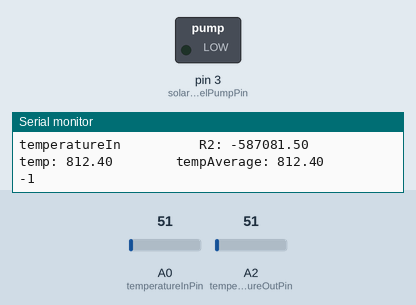
Recording of a sketch running on a simulated Arduino Uno, built with avr-gcc and run on an emulated ATmega328P. On the bench: switched loads named in the sketch (green lamp = pin HIGH), the last lines printed to the serial monitor. The test bench sets the inputs (shaded band); at power-on: A0 (temperatureInPin) = 51, A2 (temperatureOutPin) = 51.

Above: at 1.2 s.
1.3 s: A0 (temperatureInPin) set to 47
4.6 s: A0 (temperatureInPin) set to 41
6.1 s: A0 (temperatureInPin) set to 61
At 9.3 s:
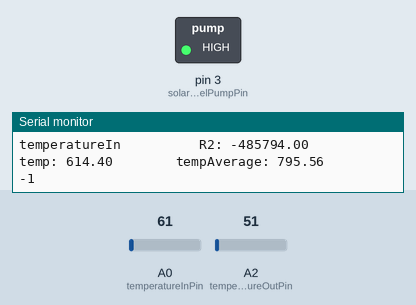
9.4 s: A0 (temperatureInPin) set to 30
At 10.1 s:
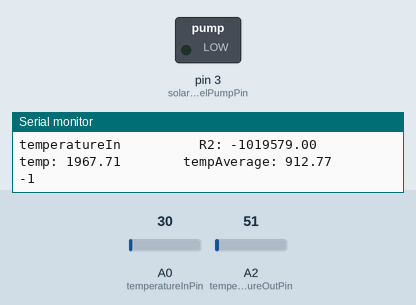
Timing chart, 0 to 12.2 s (numbered marks = the images above; inputs shaded):
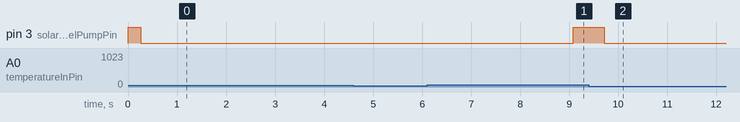

Measured:
- after the input at 6.1 s, pin 3 (solarPanelPumpPin): LOW → HIGH after 3.0 s
- after the input at 9.4 s, pin 3 (solarPanelPumpPin): HIGH → LOW after 0.32 s

The sketch:

ArduinoAtThePool.ino
```cpp
#include <SoftwareSerial.h>


//Ports

  int temperatureInPin = A0;
  int temperatureOutPin = A2;
  int solarPanelPumpPin = 3;
  int filterPumpPin = 1;

//Serial communication
  SoftwareSerial HC12(10, 11);         // HC-12 RX Pin, HC-12 TX Pin
  //byte incomingByte;
  //String HC12readBuffer = "";
  //String input;


//Variables
  int averageArrayLength = 10;
  float R1 = 100300;
  float R2 = 100300;
  float voltage = 5.27;
  int displayDelay = 500;
  unsigned long lastCurrentTime;

  struct dataToTransfer{
    bool automatic;                   // 1 byte
    bool solarPanelPumpStatus;        // 1 byte
    bool filterPanelPumpStatus;       // 1 byte
    int threeWayValveStatus;          // 2 byte
    int temperatureDeltaToTurnOn;     // 2
    int temperatureDeltaToTurnOff;    // 2
    float temperatureIn;              // 4
    float temperatureOut;             // 4
    };
  const int lengthdataToTransfer = 17; //with lengthdataToTransfer the sum of the length of the datatypes in the structure

  union inputFromPC {
    dataToTransfer currentStatus;
    byte pcLine[lengthdataToTransfer];
  };
  byte pcData[lengthdataToTransfer];
  inputFromPC dataset;

void setup() {
  //Serial
    Serial.begin(9600);                   // Open serial port to computer
  //HC12
    HC12.begin(9600);                     // Open serial port to HC12
  //Pinout
    pinMode(solarPanelPumpPin, OUTPUT);
    digitalWrite(solarPanelPumpPin, HIGH);
  //Instantiate a starting average temperature close to real temperature
    dataset.currentStatus.automatic = 1;
    dataset.currentStatus.solarPanelPumpStatus = 1;
    dataset.currentStatus.filterPanelPumpStatus =0;
    dataset.currentStatus.threeWayValveStatus = 0;
    dataset.currentStatus.temperatureDeltaToTurnOn = 5;
    dataset.currentStatus.temperatureDeltaToTurnOff = 1;
    dataset.currentStatus.temperatureIn = measurements(temperatureInPin, voltage, R2, dataset.currentStatus.temperatureIn, averageArrayLength);
    dataset.currentStatus.temperatureIn = dataset.currentStatus.temperatureIn*averageArrayLength;
    dataset.currentStatus.temperatureOut = measurements(temperatureOutPin, voltage, R2, dataset.currentStatus.temperatureOut, averageArrayLength);
    dataset.currentStatus.temperatureOut = dataset.currentStatus.temperatureOut*averageArrayLength;
}

void loop() {
  // Get The measurements
    Serial.print("temperatureOut " );
    dataset.currentStatus.temperatureOut = measurements(temperatureOutPin, voltage, R1, dataset.currentStatus.temperatureOut, averageArrayLength );
    Serial.print("temperatureIn  ");
    dataset.currentStatus.temperatureIn = measurements(temperatureInPin, voltage, R2, dataset.currentStatus.temperatureIn, averageArrayLength);
  //actions
    switch (dataset.currentStatus.automatic) {
      // out, not automatic
      case 0:
          //do nothing
        break;
      case 1:
          if (dataset.currentStatus.temperatureOut > (dataset.currentStatus.temperatureIn + dataset.currentStatus.temperatureDeltaToTurnOn)) {
            digitalWrite(solarPanelPumpPin, HIGH);
            dataset.currentStatus.solarPanelPumpStatus = 1;}
          else if (dataset.currentStatus.temperatureOut < (dataset.currentStatus.temperatureIn + dataset.currentStatus.temperatureDeltaToTurnOff)) {
            digitalWrite(solarPanelPumpPin, LOW);
            dataset.currentStatus.solarPanelPumpStatus = 0;}
        break;
      }
    //Reset value if nan
    nanReset();

  //send data to other arduino. If no HC12 present you can remove this code
    //readHC12();
    unsigned long currentTime = millis()-8;
    // write the data every displayDelay
      if ((currentTime - lastCurrentTime) > displayDelay)  {
        lastCurrentTime = currentTime;
        HC12.write("wtf gebeurd er hier");
        //writeHC12();
        }
     Serial.println(HC12.read());
  delay(500);
}


float measurements(int pinToRead, int voltage, int R1, float temperatureOldAverage, int averageLength) {
    float buffer, Vout, temperatureAverage, temperature, R2;
    int raw;
    raw = analogRead(pinToRead);
    buffer = raw * voltage;
    Vout = (buffer)/1024.0;
    buffer = (voltage/Vout) - 1;
    R2= R1 * buffer;
    temperature = 47.51 - 0.039136*R2/76 + 0.000007751993*R2/76*R2/76;
    temperatureAverage = temperatureOldAverage + 1.00000/averageLength*(temperature - temperatureOldAverage);
    Serial.println((String)"        R2: " + R2 +(String) "        temp: " + temperature +(String)"        tempAverage: "+ temperatureAverage );
    return temperatureAverage;}

void nanReset() {
  if (isnan(dataset.currentStatus.temperatureIn) and analogRead(temperatureInPin)> 20 ) {
    dataset.currentStatus.temperatureIn = measurements(temperatureInPin, voltage, R2, 0, averageArrayLength);
    dataset.currentStatus.temperatureIn = dataset.currentStatus.temperatureIn*averageArrayLength;}
  if (isnan(dataset.currentStatus.temperatureOut) and analogRead(temperatureOutPin)> 20) {
    dataset.currentStatus.temperatureOut = measurements(temperatureOutPin, voltage, R2, 0, averageArrayLength);
    dataset.currentStatus.temperatureOut = dataset.currentStatus.temperatureOut*averageArrayLength;}
}

void readHC12() {
   if (HC12.available() < lengthdataToTransfer) {
     return;}

   for (byte n = 0; n < lengthdataToTransfer; n++) {
     pcData[n] = HC12.read();}

   for (byte n = 0; n < 11; n++) {
     dataset.pcLine[n] = pcData[n];}

   Serial.println("data read: " + dataset.currentStatus.automatic
    + (String)""+ dataset.currentStatus.solarPanelPumpStatus
    + (String)""+ dataset.currentStatus.filterPanelPumpStatus
    + (String)""+ dataset.currentStatus.threeWayValveStatus
    + (String)""+ dataset.currentStatus.temperatureDeltaToTurnOn
    + (String)""+ dataset.currentStatus.temperatureDeltaToTurnOff
    + (String)""+ dataset.currentStatus.temperatureIn
    + (String)""+ dataset.currentStatus.temperatureOut );

  /* ==== Storing the dataToTransfer data into a String variable
         HC12readBuffer = "";                      // Clear HC12readBuffer
    while (HC12.available()) {    // If HC-12 has data
      delay(2);
      input = HC12.readStringUntil('\n');
      dataToTransferByte = HC12.read();               // Store each icoming byte from HC-12
      HC12readBuffer += char(dataToTransferByte); }   // Add each byte to HC12readBuffer string variable
  */
}

void writeHC12() {
    //HC12.println("dit is heel een test die veel te lang moet zijn");
    HC12.write(
      /*dataset.currentStatus.automatic
    + (String)" "+ dataset.currentStatus.solarPanelPumpStatus
    + (String)" "+ dataset.currentStatus.filterPanelPumpStatus
    + (String)" "+ dataset.currentStatus.threeWayValveStatus
    + (String)" "+ dataset.currentStatus.temperatureDeltaToTurnOn
    + (String)" "+ dataset.currentStatus.temperatureDeltaToTurnOff
    + (String)" "+ dataset.currentStatus.temperatureIn
    + (String)" "+ dataset.currentStatus.temperatureOut*/ "wtf gebeurd er hier");
    Serial.println("data written: " + dataset.currentStatus.automatic
    + (String)""+ dataset.currentStatus.solarPanelPumpStatus
    + (String)""+ dataset.currentStatus.filterPanelPumpStatus
    + (String)""+ dataset.currentStatus.threeWayValveStatus
    + (String)""+ dataset.currentStatus.temperatureDeltaToTurnOn
    + (String)""+ dataset.currentStatus.temperatureDeltaToTurnOff
    + (String)""+ dataset.currentStatus.temperatureIn
    + (String)""+ dataset.currentStatus.temperatureOut );
}
```
